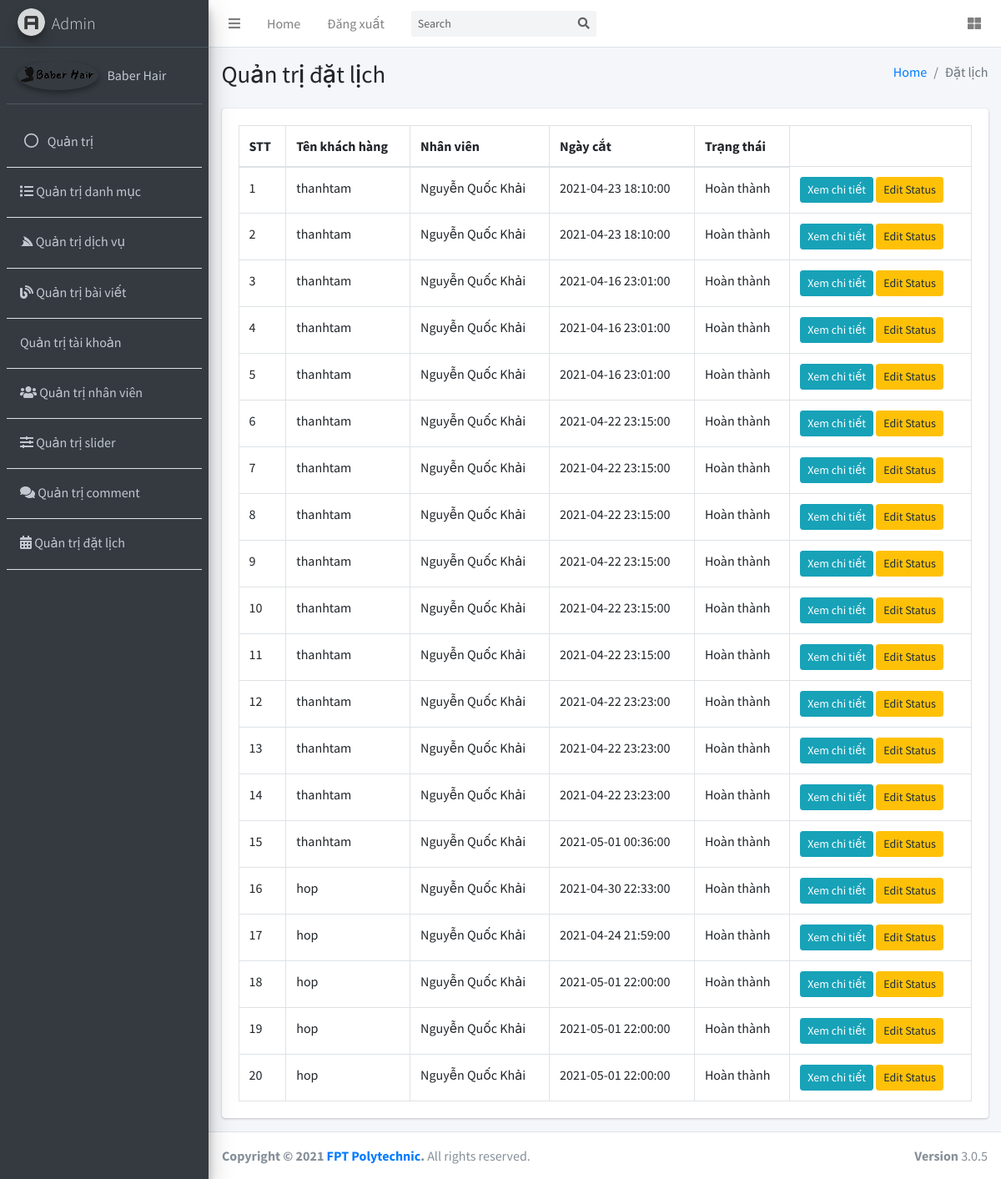
Screenshot of /admin/QTDatlich.php with the database file from the repository.
### tables this page shows
CREATE TABLE `orders` (
  `order_id` int(11) NOT NULL,
  `user_id` int(11) NOT NULL,
  `staff_id` int(11) NOT NULL,
  `note` varchar(255) NOT NULL,
  `created_at` timestamp NOT NULL DEFAULT current_timestamp() ON UPDATE current_timestamp(),
  `cut_day` datetime NOT NULL,
  `status` int(11) NOT NULL,
  `name` varchar(255) NOT NULL,
  `phone` varchar(255) NOT NULL
);

CREATE TABLE `users` (
  `user_id` int(11) NOT NULL,
  `username` varchar(255) NOT NULL,
  `password` varchar(255) NOT NULL,
  `avatar` varchar(255) NOT NULL,
  `role` tinyint(4) NOT NULL,
  `address` varchar(255) NOT NULL,
  `phone` varchar(255) NOT NULL,
  `email` varchar(255) NOT NULL
);

CREATE TABLE `staff` (
  `staff_id` int(11) NOT NULL,
  `staff_name` varchar(255) NOT NULL,
  `password` varchar(255) NOT NULL,
  `avatar` varchar(255) NOT NULL,
  `phone` varchar(255) NOT NULL,
  `note` varchar(500) NOT NULL
);

### admin/QTDatlich.php (the view)
<?php
require_once "../connection.php";
$stt = 0;
$sql = "SELECT u.*, o.*, s.* FROM users as u inner join orders as o on u.user_id = o.user_id
inner join staff as s on o.staff_id = s.staff_id";
$stmt = $conn->prepare($sql);
$stmt->execute();
$orders = $stmt->fetchAll(PDO::FETCH_ASSOC);
?>
<!DOCTYPE html>
<html lang="en">
<?php
require_once "headerQT.php";
?>
<body class="hold-transition sidebar-mini layout-fixed">
    <div class="wrapper">
        <div class="content-wrapper">
            <section class="content-header">
                <div class="container-fluid">
                    <div class="mb-2 row">
                        <div class="col-sm-6">
                            <h1>Quản trị đặt lịch</h1>
                        </div>
                        <div class="col-sm-6">
                            <ol class="breadcrumb float-sm-right">
                                <li class="breadcrumb-item"><a href="#">Home</a></li>
                                <li class="breadcrumb-item active">Đặt lịch</li>
                            </ol>
                        </div>
                    </div>
                </div>
            </section>
            <section class="content">
                <div class="container-fluid">
                    <div class="row">
                        <div class="col-12">
                            <div class="card">
                                <div class="card-body">
                                    <table id="example2" class="table table-bordered table-hover">
                                        <thead>
                                            <tr>
                                                <th>STT</th>
                                                <th>Tên khách hàng</th>
                                                <th>Nhân viên</th>
                                                <th>Ngày cắt</th>
                                                <th>Trạng thái</th>
                                            </tr>
                                        </thead>
                                        <tbody>
                                            <?php foreach ($orders as $row) : ?>
                                            <tr>
                                                <td scope="order"><?= $stt += 1 ?></td>
                                                <td><?= $row['username'] ?> </td>
                                                <td><?= $row['staff_name'] ?></td>
                                                <td><?= $row['cut_day'] ?></td>
                                                <td><?= $row['status'] == 1 ? 'Đang chờ' : 'Hoàn thành' ?></td>
                                                <td> <a href="datlich_detail.php?order_id=<?= $row['order_id'] ?>"
                                                        type="submit" class="btn btn-info btn-sm" name="sua">Xem
                                                        chi tiết</a>
                                                    <a href="editStatus.php?id_order=<?= $row['order_id'] ?>&id=<?= $row['status'] ?>"
                                                        class="btn btn-warning btn-sm">Edit Status</a>
                                                </td>
                                            </tr>
                                            <?php endforeach; ?>
                                        </tbody>
                                    </table>
                                </div>
                            </div>
                        </div>
                    </div>
                </div>
            </section>
        </div>
</body>
<?php
require_once("footerQT.php");
?>
</html>

### rows the page displays
orders: stt "1", user.username "thanhtam", staff.staff_name "Nguyễn Quốc Khải", cut_day "2021-04-23 18:10:00", status "Hoàn thành"
orders: stt "2", user.username "thanhtam", staff.staff_name "Nguyễn Quốc Khải", cut_day "2021-04-23 18:10:00", status "Hoàn thành"
orders: stt "3", user.username "thanhtam", staff.staff_name "Nguyễn Quốc Khải", cut_day "2021-04-16 23:01:00", status "Hoàn thành"
orders: stt "4", user.username "thanhtam", staff.staff_name "Nguyễn Quốc Khải", cut_day "2021-04-16 23:01:00", status "Hoàn thành"
orders: stt "5", user.username "thanhtam", staff.staff_name "Nguyễn Quốc Khải", cut_day "2021-04-16 23:01:00", status "Hoàn thành"
orders: stt "6", user.username "thanhtam", staff.staff_name "Nguyễn Quốc Khải", cut_day "2021-04-22 23:15:00", status "Hoàn thành"
orders: stt "7", user.username "thanhtam", staff.staff_name "Nguyễn Quốc Khải", cut_day "2021-04-22 23:15:00", status "Hoàn thành"
orders: stt "8", user.username "thanhtam", staff.staff_name "Nguyễn Quốc Khải", cut_day "2021-04-22 23:15:00", status "Hoàn thành"
orders: stt "9", user.username "thanhtam", staff.staff_name "Nguyễn Quốc Khải", cut_day "2021-04-22 23:15:00", status "Hoàn thành"
orders: stt "10", user.username "thanhtam", staff.staff_name "Nguyễn Quốc Khải", cut_day "2021-04-22 23:15:00", status "Hoàn thành"
orders: stt "11", user.username "thanhtam", staff.staff_name "Nguyễn Quốc Khải", cut_day "2021-04-22 23:15:00", status "Hoàn thành"
orders: stt "12", user.username "thanhtam", staff.staff_name "Nguyễn Quốc Khải", cut_day "2021-04-22 23:23:00", status "Hoàn thành"
orders: stt "13", user.username "thanhtam", staff.staff_name "Nguyễn Quốc Khải", cut_day "2021-04-22 23:23:00", status "Hoàn thành"
orders: stt "14", user.username "thanhtam", staff.staff_name "Nguyễn Quốc Khải", cut_day "2021-04-22 23:23:00", status "Hoàn thành"
orders: stt "15", user.username "thanhtam", staff.staff_name "Nguyễn Quốc Khải", cut_day "2021-05-01 00:36:00", status "Hoàn thành"
orders: stt "16", user.username "hop", staff.staff_name "Nguyễn Quốc Khải", cut_day "2021-04-30 22:33:00", status "Hoàn thành"
orders: stt "17", user.username "hop", staff.staff_name "Nguyễn Quốc Khải", cut_day "2021-04-24 21:59:00", status "Hoàn thành"
orders: stt "18", user.username "hop", staff.staff_name "Nguyễn Quốc Khải", cut_day "2021-05-01 22:00:00", status "Hoàn thành"
orders: stt "19", user.username "hop", staff.staff_name "Nguyễn Quốc Khải", cut_day "2021-05-01 22:00:00", status "Hoàn thành"
orders: stt "20", user.username "hop", staff.staff_name "Nguyễn Quốc Khải", cut_day "2021-05-01 22:00:00", status "Hoàn thành"
